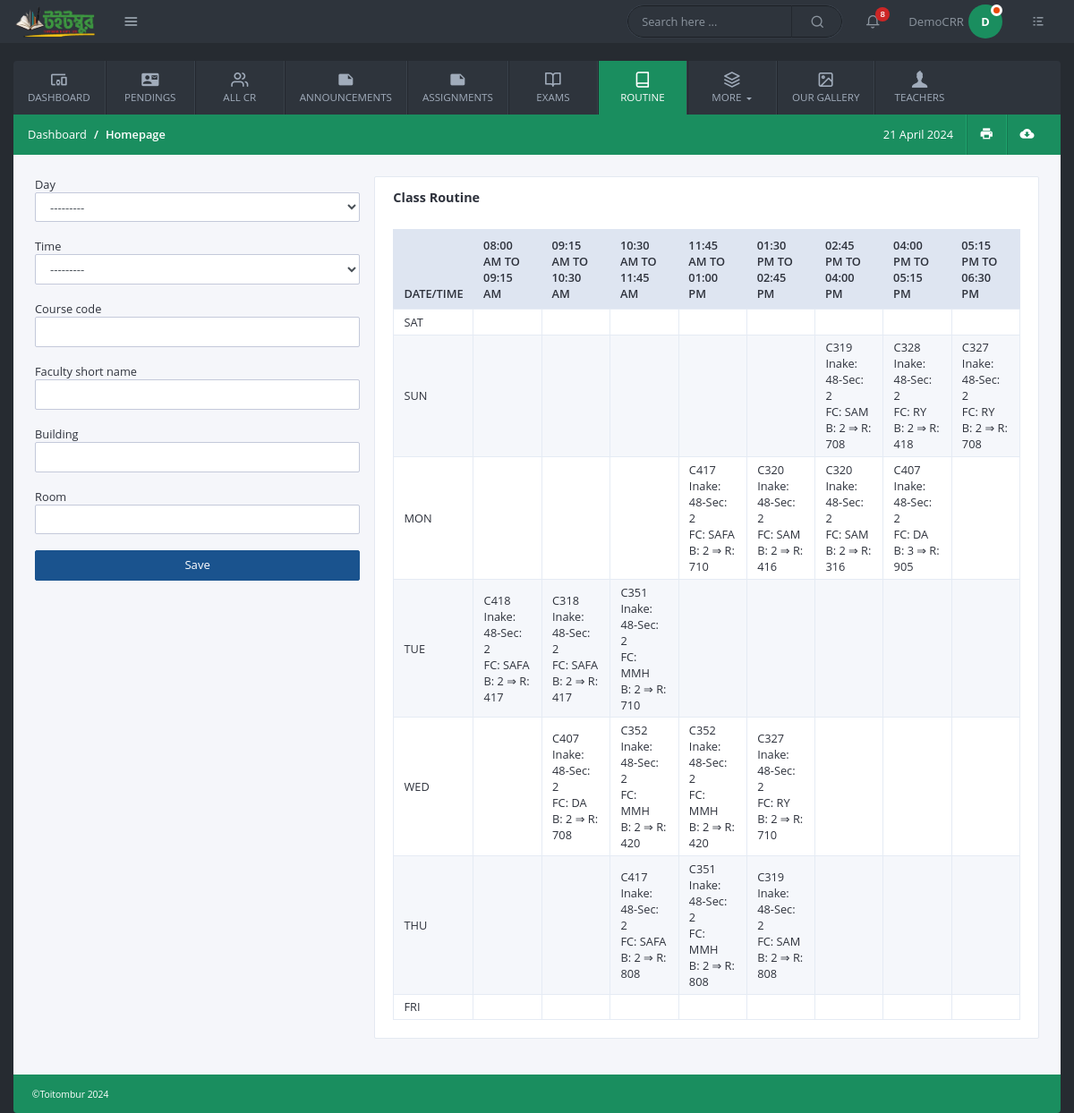
Page /add-routine/ (signed in) on the committed database.
### users/models.py (models this page shows, shortened)
class User(AbstractBaseUser, PermissionsMixin):
    email = models. EmailField (unique=True, null=False)
    is_staff = models.BooleanField(
        gettext_lazy('I am staff'),
        default=False,
    help_text = gettext_lazy('If the user is admin stuff of this site then can see admin panel')
    )
    is_active = models.BooleanField(
        gettext_lazy('account active'),
        default=True,
        help_text=gettext_lazy('A user should be treated as active. Admin can unselect this instead of deleting accounts')
    )
    ROLE_CHOICES = (
        ('admin', 'admin'),
        ('student', 'student'),
        ('teacher', 'teacher'),
        ('cr', 'cr'),
    )
    role = models.CharField(
        max_length=20,
        choices=ROLE_CHOICES,
        default='admin',
    )
    USERNAME_FIELD = 'email'
    objects = MyCustomManager()

class CommonProfileModel(models.Model):
    uid = models.UUIDField(primary_key=True, default= uuid.uuid4, editable=False)
    account = models.OneToOneField(Profile, on_delete=models.CASCADE)
    created_at = models.DateTimeField(auto_now_add=True)
    updated_at = models.DateTimeField(auto_now=True)
    personal_id = models.CharField(unique=True, max_length=150)
    gender = models.CharField( max_length=50, choices=GENDERS, blank=True,null=True)
    image = models.FileField(upload_to="Profile_Pictures", null=True, blank=True)
    class Meta:
        abstract = True

class Student(CommonProfileModel):
    name = models.CharField(max_length=350)
    intake = models.ForeignKey(Intakes, on_delete=models.CASCADE)
    section = models.ForeignKey(Sections, on_delete=models.CASCADE)
    department = models.ForeignKey(Departments, on_delete=models.CASCADE)
    shift = models.CharField(max_length=50, choices= [("Day","day"), ("Evening", "evening")])
    is_class_cr = models.BooleanField(default=False)
    contact_number = models.PositiveIntegerField(null=True, blank=True)
    facebook_profile = models.CharField( max_length=500, null=True, blank=True)

class CommonBaseModel(models.Model):
    uid = models.UUIDField(primary_key=True, default= uuid.uuid4, editable=False)
    created_at = models.DateTimeField(auto_now_add=True)
    updated_at = models.DateTimeField(auto_now=True)
    class Meta:
        abstract = True

class Intakes(CommonBaseModel):
    intake = models.PositiveIntegerField()
    def __str__(self):
        return f"Inake: {self.intake}"

class Sections(CommonBaseModel):
    name = models.CharField(max_length=50)
    section = models.PositiveIntegerField()
    def __str__(self):
        return f"Sec: {self.section}"

### common/models.py (models this page shows, shortened)
class CommonBaseModel(models.Model):
    uid = models.UUIDField(primary_key=True, default= uuid.uuid4, editable=False)
    created_at = models.DateTimeField(auto_now_add=True)
    updated_at = models.DateTimeField(auto_now=True)

class ClassRoutine(CommonBaseModel):
    day = models.CharField( max_length=5, choices=DAYS)
    time = models.CharField( max_length=100, choices=TIMES)
    course_code = models.CharField( max_length=8)
    faculty_short_name = models.CharField(max_length=5)
    building = models.PositiveIntegerField()
    room = models.PositiveIntegerField()
    intake = models.ForeignKey(Intakes, on_delete=models.CASCADE)
    department = models.ForeignKey(Departments, on_delete=models.CASCADE)
    section = models.ForeignKey(Sections, on_delete=models.CASCADE)
    class Meta:
        unique_together = (('day', 'time', 'intake', 'department', 'section'),)

### common/extra_code.py (the view)
        def warper_function(request, *args, **kwargs):
            profile = request.user.profile
            if profile.details_filled:
                if profile.is_approved:
                    if request.user.role in allowed_role:
                        return view_function(request, *args, **kwargs)
                    else:
                        return HttpResponse("WHO ARE YOU ? Not authorized person.")
                else:
                    return render(request,"pages/waiting.html")
            else:
                return redirect("last_step_of_register")

### common/forms.py
class ClassRoutineForm(forms.ModelForm):
    class Meta:
        model = ClassRoutine
        fields = "__all__"
        exclude = ['intake','department','section']
    def __init__(self, *args, **kwargs):
        super().__init__(*args, **kwargs)
        for field in self.fields:
            self.fields[field].widget.attrs.update({'class': 'form-control'})

### common/extra_code.py (called while the page is built)
def allowed_users(allowed_role = []):
    def normal_function(view_function):
        def warper_function(request, *args, **kwargs):
            profile = request.user.profile
            if profile.details_filled:
                if profile.is_approved:
                    if request.user.role in allowed_role:
                        return view_function(request, *args, **kwargs)
                    else:
                        return HttpResponse("WHO ARE YOU ? Not authorized person.")
                else:
                    return render(request,"pages/waiting.html")
            else:
                return redirect("last_step_of_register")
        return warper_function
    return normal_function

### templates/pages/add_routine.html (shortened to what this page needs)
{% extends "base/base.html" %}
{% load static %}
{% block content %}
<div class="row gutters">
    {% if user.role == 'cr' or user.is_superuser %}
    <div class=" col-md-4 ">
        {% include "pages/only_form.html" %}
    </div>
    {% endif %}
    <div class="col-md-8">
        {% include "pages/only_routine.html" %}
    </div>
</div>
{% endblock content %}

### templates/base/base.html (shortened to what this page needs)
{% load static %}
<!doctype html>
<html lang="en">
	<head>
		<link rel="stylesheet" href="{% static "css/bootstrap.min.css" %}">
		<link rel="stylesheet" href="{% static "fonts/style.css" %}">
		<link rel="stylesheet" href="{% static "css/main.css" %}">
		<link rel="stylesheet" href="{% static "vendor/daterange/daterange.css" %}">
	</head>
	<body>
		<header class="header">
			<div class="logo-wrapper">
				<a href="{% url "homepage" %}" class="logo">
					<img src="{% static "img/toitombur.png" %}" alt="Dashboard" />
				</a>
				<a href="#" class="quick-links-btn" data-toggle="tooltip" data-placement="right" title="" data-original-title="Quick Links">
					<i class="icon-menu1"></i>
				</a>
			</div>
			<div class="header-items">
				<div class="custom-search">
					<input type="text" class="search-query" placeholder="Search here ...">
					<i class="icon-search1"></i>
				</div>
				<ul class="header-actions">
					<li class="dropdown">
						<a href="#" id="notifications" data-toggle="dropdown" aria-haspopup="true">
							<i class="icon-bell"></i>
							<span class="count-label">8</span>
						</a>
					</li>
					<li class="dropdown">
						<a href="#" id="userSettings" class="user-settings" data-toggle="dropdown" aria-haspopup="true">
							{% if user.role == "student" or user.role == "cr" %}
							<span class="user-name">{{user.profile.student.name}}</span>
							<span class="avatar"> {{ user.profile.student.name|slice:"0:1" }}<span class="status busy"></span></span>
							{% elif user.role == "teacher" %}
							<span class="user-name">{{user.profile.teacher.name}}</span>
							<span class="avatar"> {{ user.profile.teacher.name|slice:"0:1" }}<span class="status busy"></span></span>
							{% endif %}
						</a>
					</li>
					<li>
						<a href="#" class="quick-settings-btn" data-toggle="tooltip" data-placement="left" title="" data-original-title="Quick Settings">
							<i class="icon-list"></i>
						</a>
					</li>
				</ul>
			</div>
		</header>
		<div class="container-fluid">
			{% url "pendings" as p1x %}
			{% url "add_routine" as r1x %}
			<nav class="navbar navbar-expand-lg custom-navbar">
				<div class="collapse navbar-collapse" id="KamlaActiveNavbar">
					<ul class="navbar-nav">
						<li class="nav-item ">
							<a class="nav-link {% if request.path == '/' %}active-page{% endif %}" href="{% url "homepage" %}">
							  <i class="icon-devices_other nav-icon"></i>
							  Dashboard
							</a>
						  </li>
						  {% if user.role == 'admin' or user.role == 'cr' %}
						  <li class="nav-item">
							<a class="nav-link {% if request.path == p1x %}active-page{% endif %}" href="{% url "pendings" %}">
							  <i class="icon-contact_mail nav-icon"></i>
							  Pendings
							</a>
						  </li>
						  {% endif %}
						<li class="nav-item">
							<a class="nav-link {% if request.path == '/all-cr-of-each-intakes/' %}active-page{% endif %} " href="{% url "all_cr" %}" >
								<i class="icon-users nav-icon"></i>
								All CR
							</a>
						</li>
						<li class="nav-item">
							<a class="nav-link {% if request.path == '/all-announcements/' %}active-page{% endif %}" href="{% url "all_announcement" %}" >
								<i class="icon-note nav-icon"></i>
								Announcements
							</a>
						</li>
						<li class="nav-item">
							<a class="nav-link {% if request.path == '/all-assignments/' %}active-page{% endif %}" href="{% url "assignments" %}" >
								<i class="icon-note nav-icon"></i>
								Assignments
							</a>
						</li>
						<li class="nav-item">
							<a class="nav-link {% if request.path == '/exams/' %}active-page{% endif %}" href="{% url "exams" %}" >
								<i class="icon-book-open nav-icon"></i>
								Exams
							</a>
						</li>
						<li class="nav-item">
							<a class="nav-link {% if request.path == r1x %}active-page{% endif %}" href="{% url "add_routine" %}">
							  <i class="icon-book nav-icon"></i>
							  Routine
							</a>
						</li>
						<li class="nav-item dropdown">
							<a class="nav-link dropdown-toggle" href="#" id="dashboardsDropdown" role="button" data-toggle="dropdown" aria-haspopup="true" aria-expanded="false">
								<i class="icon-layers2 nav-icon"></i>
								More
							</a>
						</li>
						<li class="nav-item">
							<a class="nav-link" href="#" >
								<i class="icon-image nav-icon"></i>
								Our Gallery
							</a>
						</li>
						<li class="nav-item">
							<a class="nav-link" href="#" >
								<i class="icon-user nav-icon"></i>
								Teachers
							</a>
						</li>
					</ul>
				</div>
			</nav>
			<div class="main-container">
				<div class="page-header">
					<ol class="breadcrumb">
						<li class="breadcrumb-item">Dashboard</li>
						<li class="breadcrumb-item active">Homepage</li>
					</ol>
					<ul class="app-actions">
						<li>
							<a href="#" id="">
								<icon id="currentDate"></icon>
							</a>
						</li>
						<li>
							<a href="#" data-toggle="tooltip" data-placement="top" title="" data-original-title="Print">
								<i class="icon-print"></i>
							</a>
						</li>
						<li>
							<a href="#" data-toggle="tooltip" data-placement="top" title="" data-original-title="Download CSV">
								<i class="icon-cloud_download"></i>
							</a>
						</li>
					</ul>
				</div>
				<div class="content-wrapper">
					{% block content %}{% endblock content %}
				</div>
			</div>
			<footer class="main-footer">©Toitombur 2024</footer>
		</div>
	</body>
</html>

### templates/pages/only_routine.html
<div class="card">
    <div class="card-header">
        <div class="card-title">Class Routine</div>
    </div>
    <div class="card-body">
        <div class="table-responsive">
            <table class="table custom-table table-sm m-0">
                <thead>
                    <tr>
                        <th>Date/Time</th>
                        <th>08:00 AM to 09:15 AM</th>
                        <th>09:15 AM to 10:30 AM</th>
                        <th>10:30 AM to 11:45 AM</th>
                        <th>11:45 AM to 01:00 PM</th>
                        <th>01:30 PM to 02:45 PM</th>
                        <th>02:45 PM to 04:00 PM</th>
                        <th>04:00 PM to 05:15 PM</th>
                        <th>05:15 PM to 06:30 PM</th>
                    </tr>
                </thead>
                <tbody>
                    {% for data in routine.items %}
                    <tr>
                        <td>{{data.0}}</td>
                        {% for val in data.1 %}
                        <td>
                            {% if val %}
                            {{val.course_code}} <br>
                            {{val.intake}}-{{val.section}} <br>
                            FC: {{val.faculty_short_name}} <br>
                            B: {{val.building}} ⇒ R: {{val.room}}
                            {% endif %}
                        </td>
                        {% endfor %}
                    </tr>
                    {% endfor %}
                </tbody>
            </table>
        </div>
    </div>
</div>

### rows in the picture
User: profile.student.name "DemoCRR", profile.student.name "D"
ClassRoutine: course_code "C319", intake "Inake: 48", section "Sec: 2", faculty_short_name "SAM", building "2", room "708"
ClassRoutine: course_code "C328", intake "Inake: 48", section "Sec: 2", faculty_short_name "RY", building "2", room "418"
ClassRoutine: course_code "C327", intake "Inake: 48", section "Sec: 2", faculty_short_name "RY", building "2", room "708"
ClassRoutine: course_code "C417", intake "Inake: 48", section "Sec: 2", faculty_short_name "SAFA", building "2", room "710"
ClassRoutine: course_code "C320", intake "Inake: 48", section "Sec: 2", faculty_short_name "SAM", building "2", room "416"
ClassRoutine: course_code "C320", intake "Inake: 48", section "Sec: 2", faculty_short_name "SAM", building "2", room "316"
ClassRoutine: course_code "C407", intake "Inake: 48", section "Sec: 2", faculty_short_name "DA", building "3", room "905"
ClassRoutine: course_code "C418", intake "Inake: 48", section "Sec: 2", faculty_short_name "SAFA", building "2", room "417"
ClassRoutine: course_code "C318", intake "Inake: 48", section "Sec: 2", faculty_short_name "SAFA", building "2", room "417"
ClassRoutine: course_code "C351", intake "Inake: 48", section "Sec: 2", faculty_short_name "MMH", building "2", room "710"
ClassRoutine: course_code "C407", intake "Inake: 48", section "Sec: 2", faculty_short_name "DA", building "2", room "708"
ClassRoutine: course_code "C352", intake "Inake: 48", section "Sec: 2", faculty_short_name "MMH", building "2", room "420"
ClassRoutine: course_code "C352", intake "Inake: 48", section "Sec: 2", faculty_short_name "MMH", building "2", room "420"
ClassRoutine: course_code "C327", intake "Inake: 48", section "Sec: 2", faculty_short_name "RY", building "2", room "710"
ClassRoutine: course_code "C417", intake "Inake: 48", section "Sec: 2", faculty_short_name "SAFA", building "2", room "808"
ClassRoutine: course_code "C351", intake "Inake: 48", section "Sec: 2", faculty_short_name "MMH", building "2", room "808"
ClassRoutine: course_code "C319", intake "Inake: 48", section "Sec: 2", faculty_short_name "SAM", building "2", room "808"

### other values in the picture
{{ field.label }} "Day" "Time" "Course code" "Faculty short name" "Building" "Room"
{{ data.0 }} "SAT" "SUN" "MON" "TUE" "WED" "THU" "FRI"
